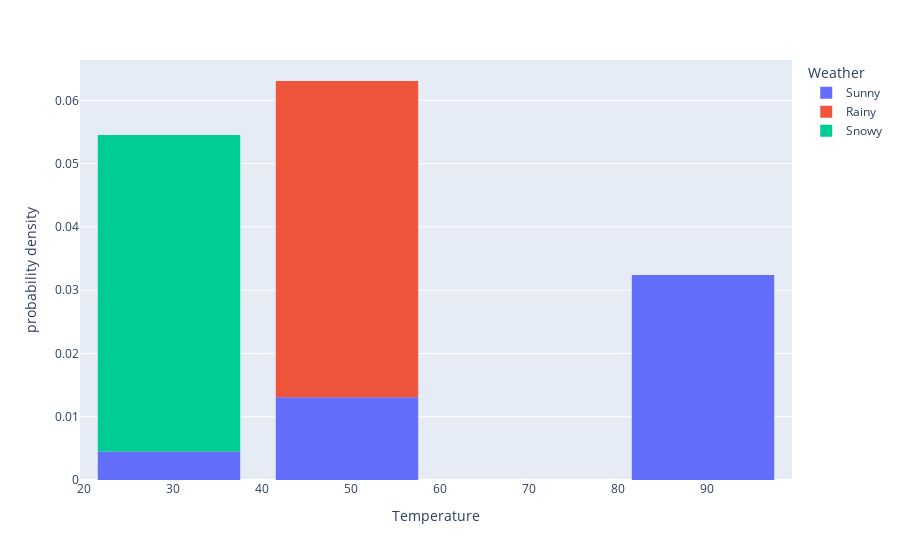

The notebook cell this image was saved under:
### Markdown cell above
#### The temperature histogram shows what one would expect. On snowy days, the temperature was at it lowest while the hottest days were all sunny.

### Code cell
temp_hist = px.histogram(data, x= 'temperature', histnorm='probability density', color="weather", nbins=5,
                 labels={
                     "weather": "Weather",
                     "temperature": "Temperature"
                 })
temp_hist.update_layout(bargap=0.2)

### Figure 1 — Plotly figure (JSON) as saved in the notebook; plotly's stock layout.template omitted (floating-point values rounded to 4 significant figures; data arrays with more than 128 entries replaced by an {"elided": "..."} marker saying what was removed)
{"data": [{"alignmentgroup": "True", "bingroup": "x", "histnorm": "probability density", "hovertemplate": "Weather=Sunny<br>Temperature=%{x}<br>probability density=%{y}<extra></extra>", "legendgroup": "Sunny", "marker": {"color": "#636efa", "pattern": {"shape": ""}}, "name": "Sunny", "nbinsx": 5, "offsetgroup": "Sunny", "orientation": "v", "showlegend": true, "type": "histogram", "x": {"elided": "10069 int values"}, "xaxis": "x", "yaxis": "y"}, {"alignmentgroup": "True", "bingroup": "x", "histnorm": "probability density", "hovertemplate": "Weather=Rainy<br>Temperature=%{x}<br>probability density=%{y}<extra></extra>", "legendgroup": "Rainy", "marker": {"color": "#EF553B", "pattern": {"shape": ""}}, "name": "Rainy", "nbinsx": 5, "offsetgroup": "Rainy", "orientation": "v", "showlegend": true, "type": "histogram", "x": {"elided": "1210 int values"}, "xaxis": "x", "yaxis": "y"}, {"alignmentgroup": "True", "bingroup": "x", "histnorm": "probability density", "hovertemplate": "Weather=Snowy<br>Temperature=%{x}<br>probability density=%{y}<extra></extra>", "legendgroup": "Snowy", "marker": {"color": "#00cc96", "pattern": {"shape": ""}}, "name": "Snowy", "nbinsx": 5, "offsetgroup": "Snowy", "orientation": "v", "showlegend": true, "type": "histogram", "x": {"elided": "1405 int values"}, "xaxis": "x", "yaxis": "y"}], "layout": {"bargap": 0.2, "barmode": "relative", "legend": {"title": {"text": "Weather"}, "tracegroupgap": 0}, "margin": {"t": 60}, "xaxis": {"anchor": "y", "domain": [0, 1], "title": {"text": "Temperature"}}, "yaxis": {"anchor": "x", "domain": [0, 1], "title": {"text": "probability density"}}}}
